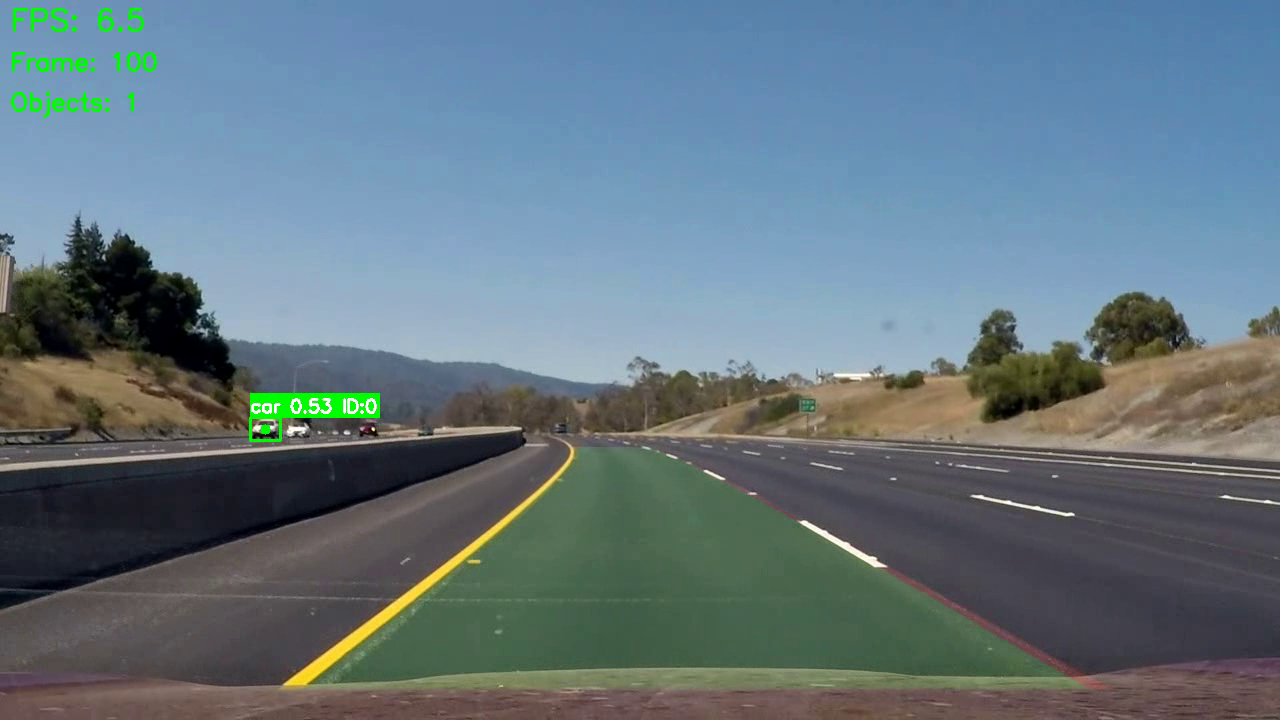
#> input picture improved_check.png, 1280 x 720 px
$ python -i road_model.py   (imports and definitions only)   (older library calls are emulated)
#> lines starting #> are read from the running program, lines starting #| are printed output that depends on the picture; after the words box and inside, x2 and y2 are one past the last pixel; in counts of white or black regions, pixels touching at a corner belong together
#> further down, picture is the input picture: shape (720, 1280, 3); mean B, G, R 127.7, 118.3, 100
import numpy as np
import cv2
from typing import List, Optional, Tuple

Line = Tuple[int, int, int, int]


# [26 lines left out: functions _synthesize_left_lane, _synthesize_right_lane, _auto_canny, not called in this run]


def _binary_lane_mask(bgr: np.ndarray) -> np.ndarray:
    """Completely redesigned binary mask for accurate lane line detection"""
    h, w = bgr.shape[:2]
#> h = 720; w = 1280

    # Step 1: Precise white lane detection
    # Convert to multiple color spaces
    hls = cv2.cvtColor(bgr, cv2.COLOR_BGR2HLS)
#> hls: shape (720, 1280, 3); mean of channels 0, 1, 2 85.5, 115.7, 62.5
    hsv = cv2.cvtColor(bgr, cv2.COLOR_BGR2HSV)
#> hsv: shape (720, 1280, 3); mean H, S, V 85.5, 78.7, 138.3
    gray = cv2.cvtColor(bgr, cv2.COLOR_BGR2GRAY)
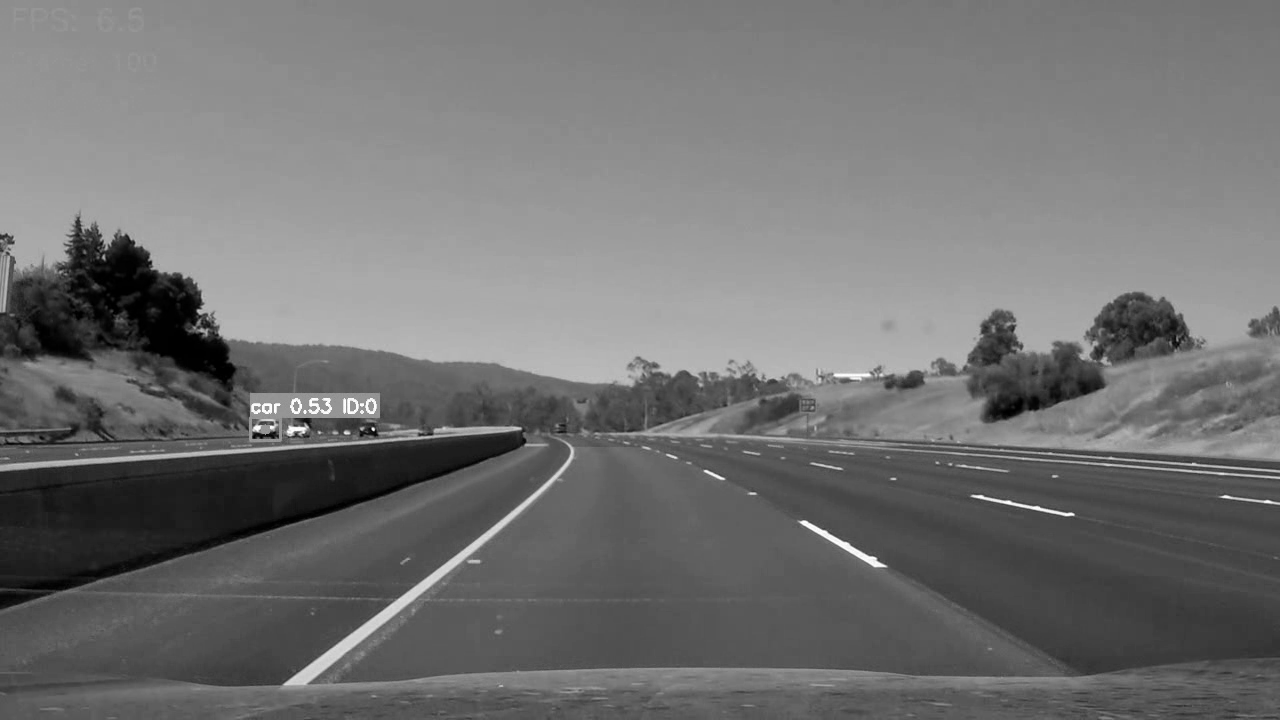
#> gray: shape (720, 1280); min 0, max 255, mean 113.9

    # Focus on WHITE lane boundaries (driving lanes) - avoid center dividers
    white_binary = np.zeros_like(gray)
    white_binary[(gray > 190)] = 1  # Higher threshold to focus on clear white lines

    # HLS white detection - more selective for driving lanes
    hls_white = np.zeros_like(gray)
    hls_white[((hls[:,:,1] > 190) & (hls[:,:,2] > 100))] = 1

    # Combine white detections
    white_mask = np.zeros_like(gray)
    white_mask[(white_binary == 1) | (hls_white == 1)] = 1

    # Step 2: Minimize yellow detection to avoid center dividers
    # Only detect very clear yellow markings (reduce false positives)
    yellow_binary = np.zeros_like(gray)
    # More restrictive yellow detection to avoid center line interference
    yellow_binary[((hsv[:,:,0] >= 18) & (hsv[:,:,0] <= 32) &
                   (hsv[:,:,1] >= 80) & (hsv[:,:,2] >= 80))] = 1

    # Step 3: Prioritize white detection for driving lanes
    color_binary = np.zeros_like(gray)
    # Heavily weight white detection, minimize yellow impact
    color_binary[(white_mask == 1) | ((yellow_binary == 1) & (white_mask == 0))] = 1

    # Step 4: Gradient-based detection
    # Apply gaussian blur
    gray_blur = cv2.GaussianBlur(gray, (3, 3), 0)

    # Sobel X gradient (emphasizes vertical lines)
    sobelx = cv2.Sobel(gray_blur, cv2.CV_64F, 1, 0, ksize=9)
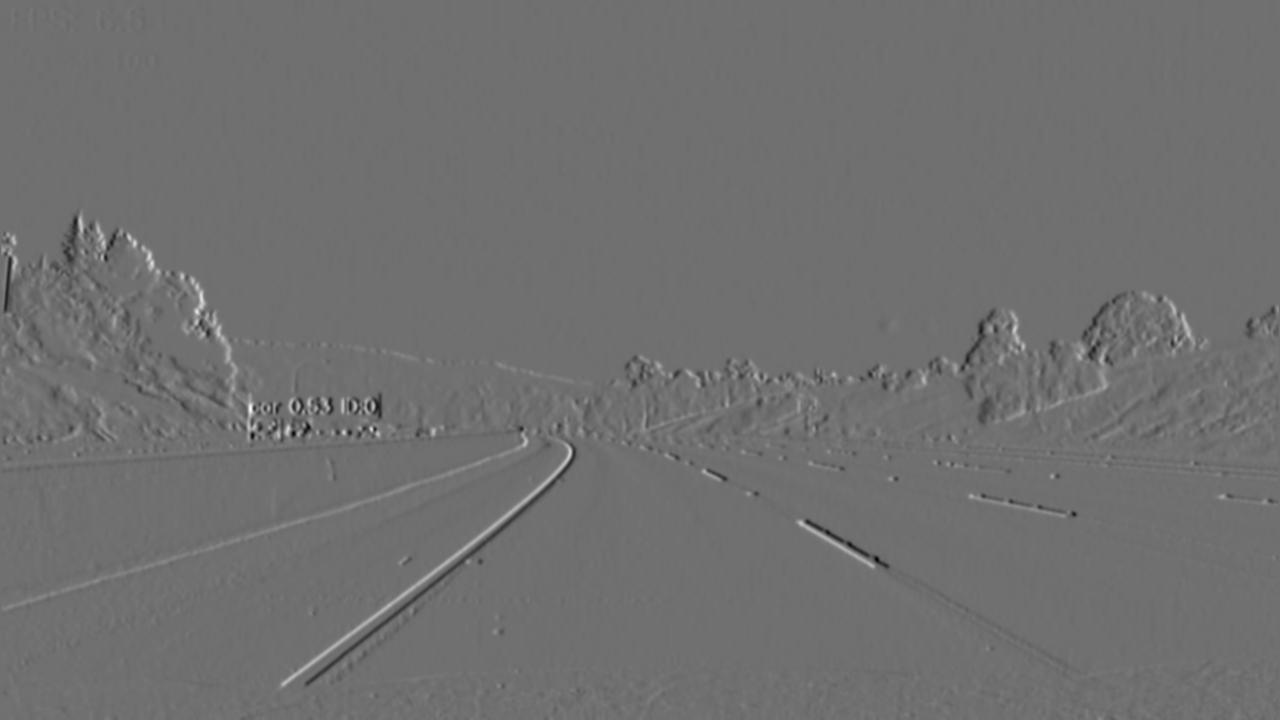
#> sobelx: shape (720, 1280) float64; min -1059835, max 1349840, mean 260.4; drawn with min black and max white
    abs_sobelx = np.absolute(sobelx)
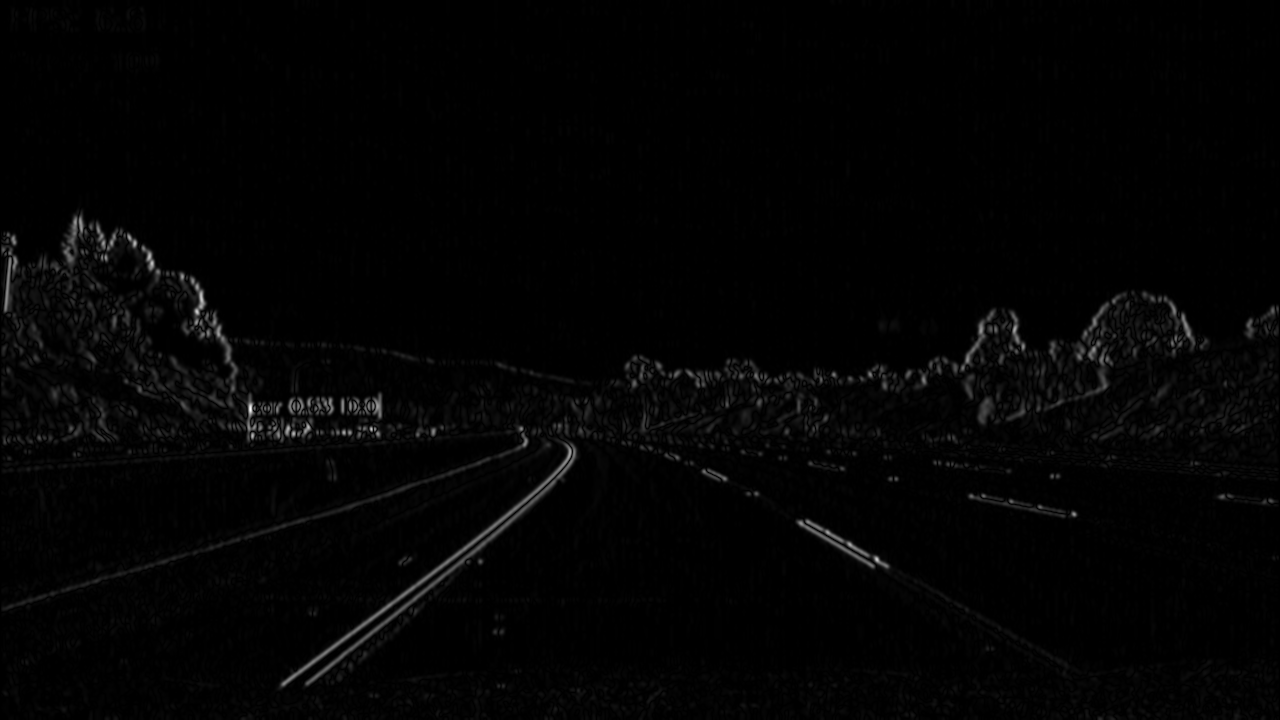
#> abs_sobelx: shape (720, 1280) float64; min 0, max 1349840, mean 20419.5; drawn with min black and max white

    # Scale and threshold
    if np.max(abs_sobelx) > 0:
        scaled_sobel = np.uint8(255 * abs_sobelx / np.max(abs_sobelx))
        grad_binary = np.zeros_like(scaled_sobel)
        grad_binary[(scaled_sobel >= 35) & (scaled_sobel <= 255)] = 1  # Higher threshold for cleaner edges
    else:
        grad_binary = np.zeros_like(gray)

    # Step 5: Combine color and gradient
    combined_binary = np.zeros_like(gray)
    combined_binary[(color_binary == 1) | (grad_binary == 1)] = 1

    # Step 6: Clean up with morphological operations
    # Use smaller kernels to preserve lane line structure
    kernel = np.ones((3,3), np.uint8)
    cleaned = cv2.morphologyEx(combined_binary.astype(np.uint8), cv2.MORPH_CLOSE, kernel)
    cleaned = cv2.morphologyEx(cleaned, cv2.MORPH_OPEN, kernel)

    # Convert back to 0-255 range
    result = cleaned * 255

    return result.astype(np.uint8)


# [413 lines left out: functions _x_at_y, _order_left_right, _detect_all_lanes, estimate_lanes, not called in this run]

>>> import cv2
>>> picture = cv2.imread('../improved_check.png')
>>> result = _binary_lane_mask(picture)
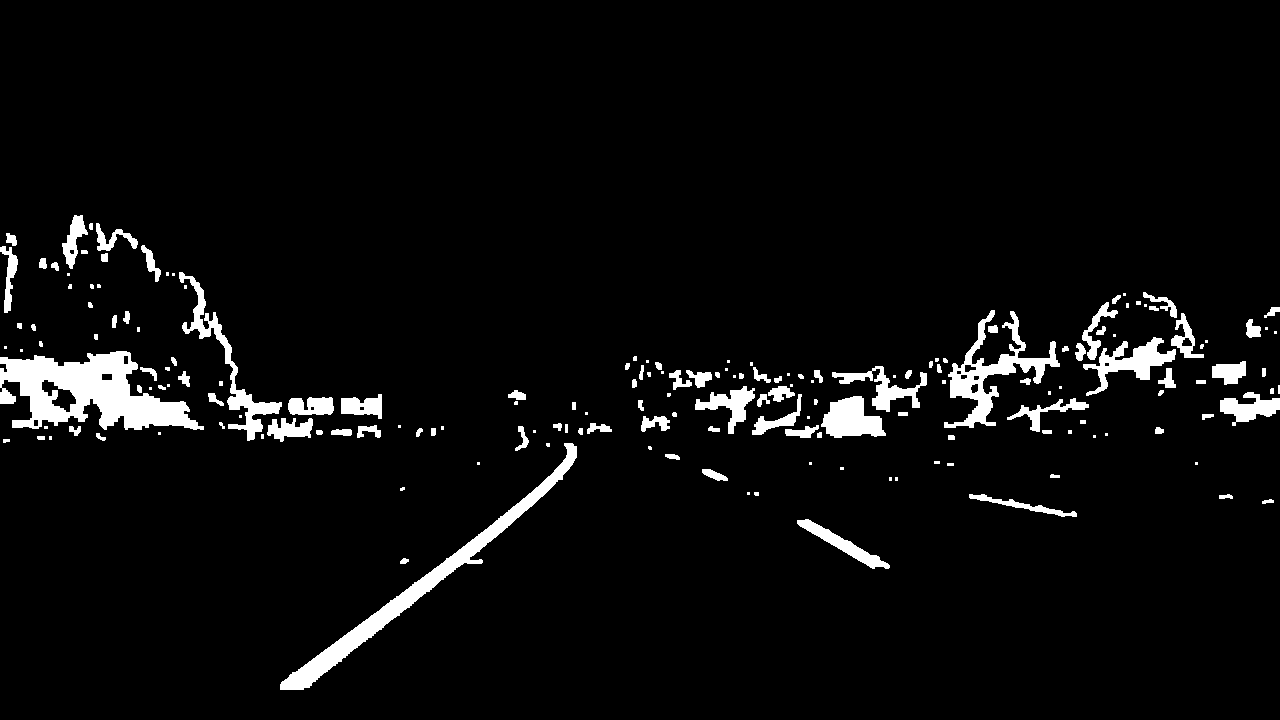
#> result: shape (720, 1280); 4.6% white; 179 white regions (65 under 20 px), largest, box (x1, y1, x2, y2) and area: (0, 351, 204, 430) 8621, (280, 443, 577, 690) 5588, (944, 310, 1060, 428) 3542
